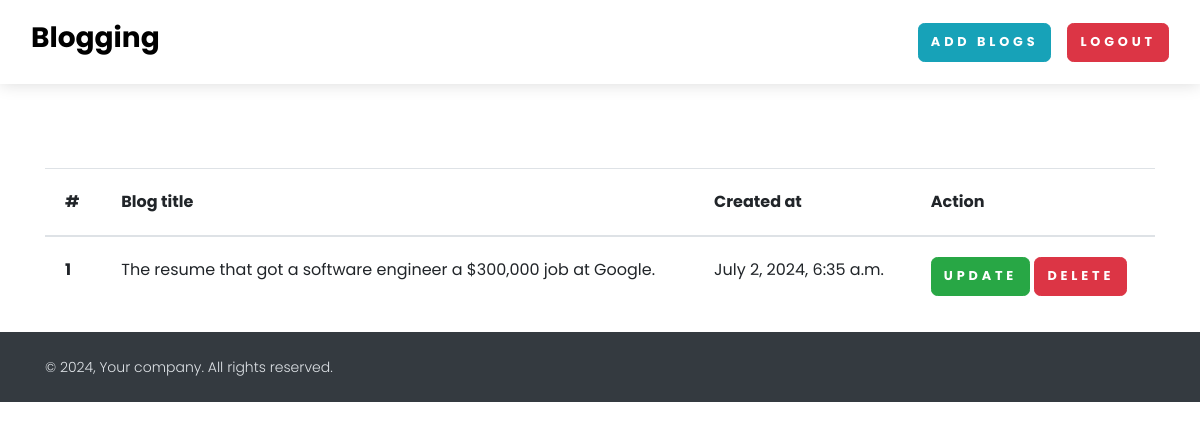
The app's page /see-blog/ (signed in) with its own data.
### home/models.py (models this page shows, shortened)
class BlogModel(models.Model):
    title = models.CharField(max_length=1000)
    content = FroalaField()
    slug = models.SlugField(max_length=1000, null = True, blank=True)
    user = models.ForeignKey(User, blank=True, null=True, on_delete=models.CASCADE)
    image = models.ImageField(upload_to='Blog/blog')
    created_at = models.DateTimeField(auto_now_add=True)
    upload_to = models.DateTimeField(auto_now = True)

### home/views.py (the view)
# urls.py: path('see-blog/', see_blog, name='see_blog'),
def see_blog(request):
    context = {}
    try:
        blog_objs = BlogModel.objects.filter(user = request.user)
        context['blog_objs'] = blog_objs
    except Exception as e:
        print(e)
    return render(request, 'see_blog.html', context)

### home/templates/see_blog.html
{% extends "base.html" %}
{% block start %}
<section class="mt-5 pt-5">
    <div class="container">
        <table class="table">
        <thead>
          <tr>
            <th scope="col">#</th>
            <th scope="col">Blog title</th>
            <th scope="col">Created at</th>
            <th scope="col">Action</th>
          </tr>
        </thead>
        <tbody>
            {% for blog in blog_objs %}
          <tr>
            <th scope="row">{{forloop.counter}}</th>
            <td>{{blog.title}}</td>
            <td>{{blog.created_at}}</td>
            <td>
                <a href="{%  url 'blog_update' blog.slug %}" class="btn btn-success">Update</a>
                <a href="{% url 'blog_delete' blog.id %}" class="btn btn-danger">Delete</a>
            </td>
          </tr>
          {% endfor %}
          </tbody>
          </table>
    </div>
</section>
{% endblock %}

### records on screen
BlogModel: title "The resume that got a software engineer a $300,000 job at Google.", created_at "July 2, 2024, 6:35 a.m."
